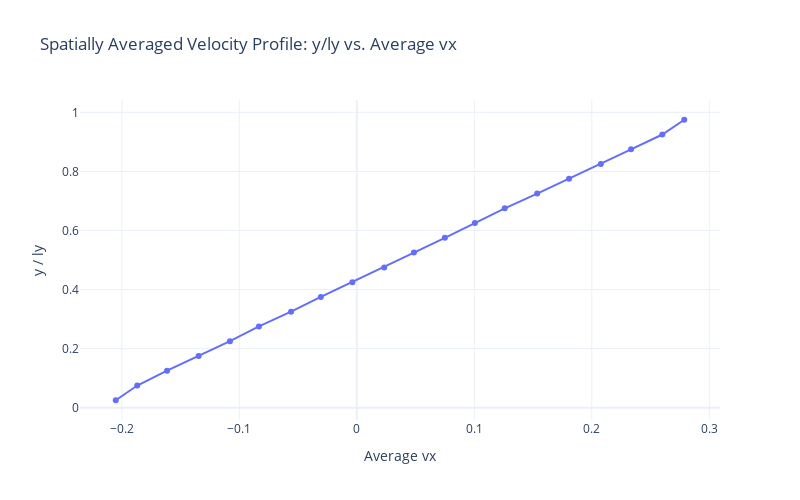

Notebook cell for this chart:
### Code cell
import numpy as np
import plotly.graph_objects as go

# Get all unique chunk indices (assume all timesteps have the same chunking)
first_timestep = next(iter(chunk_data))
num_chunks = len(chunk_data[first_timestep]['chunk'])
chunk_indices = np.array(chunk_data[first_timestep]['chunk'])
coords = np.array(chunk_data[first_timestep]['coord1'])

# Stack vx for each chunk across all timesteps
vx_matrix = []
for t in chunk_data:
    vx_matrix.append(chunk_data[t]['vx'])
vx_matrix = np.array(vx_matrix)  # shape: (num_timesteps, num_chunks)

# Average vx for each chunk over all timesteps
avg_vx_per_chunk = np.mean(vx_matrix, axis=0)

# Plot y/ly (coords) vs average vx
fig = go.Figure()
fig.add_trace(go.Scatter(
    x=avg_vx_per_chunk,
    y=coords,
    mode='lines+markers',
    name='Average vx (spatial)'
))
fig.update_layout(
    title='Spatially Averaged Velocity Profile: y/ly vs. Average vx',
    yaxis_title='y / ly',
    xaxis_title='Average vx',
    template='plotly_white',
    width=800,
    height=500
)
fig.show()

### Figure 1 — Plotly figure (JSON) as saved in the notebook; plotly's stock layout.template omitted (floating-point values rounded to 4 significant figures)
{"data": [{"mode": "lines+markers", "name": "Average vx (spatial)", "type": "scatter", "x": [-0.2052, -0.1869, -0.1615, -0.1346, -0.1079, -0.08333, -0.05597, -0.03065, -0.003816, 0.02327, 0.04861, 0.07491, 0.1005, 0.1259, 0.1535, 0.1806, 0.2076, 0.2334, 0.26, 0.2786], "y": [0.025, 0.075, 0.125, 0.175, 0.225, 0.275, 0.325, 0.375, 0.425, 0.475, 0.525, 0.575, 0.625, 0.675, 0.725, 0.775, 0.825, 0.875, 0.925, 0.975]}], "layout": {"height": 500, "title": {"text": "Spatially Averaged Velocity Profile: y/ly vs. Average vx"}, "width": 800, "xaxis": {"title": {"text": "Average vx"}}, "yaxis": {"title": {"text": "y / ly"}}}}
